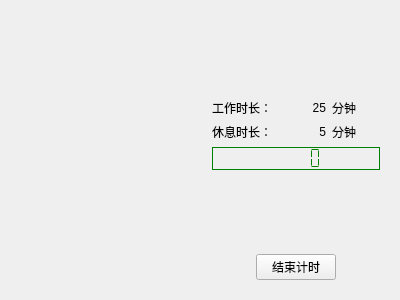
<?xml version="1.0" encoding="UTF-8"?>
<ui version="4.0">
 <class>TomatoTime</class>
 <widget class="QWidget" name="TomatoTime">
  <property name="geometry">
   <rect>
    <x>0</x>
    <y>0</y>
    <width>400</width>
    <height>300</height>
   </rect>
  </property>
  <property name="windowTitle">
   <string>Form</string>
  </property>
  <layout class="QHBoxLayout" name="horizontalLayout">
   <item>
    <widget class="QWidget" name="widget" native="true">
     <layout class="QVBoxLayout" name="verticalLayout">
      <item>
       <spacer name="verticalSpacer">
        <property name="orientation">
         <enum>Qt::Vertical</enum>
        </property>
        <property name="sizeHint" stdset="0">
         <size>
          <width>20</width>
          <height>40</height>
         </size>
        </property>
       </spacer>
      </item>
      <item>
       <layout class="QHBoxLayout" name="horizontalLayout_2">
        <item>
         <widget class="QLabel" name="status">
          <property name="sizePolicy">
           <sizepolicy hsizetype="Minimum" vsizetype="Minimum">
            <horstretch>1</horstretch>
            <verstretch>1</verstretch>
           </sizepolicy>
          </property>
          <property name="minimumSize">
           <size>
            <width>150</width>
            <height>150</height>
           </size>
          </property>
          <property name="maximumSize">
           <size>
            <width>150</width>
            <height>150</height>
           </size>
          </property>
          <property name="text">
           <string/>
          </property>
          <property name="pixmap">
           <pixmap resource="resources.qrc">:/res/working.png</pixmap>
          </property>
          <property name="scaledContents">
           <bool>true</bool>
          </property>
         </widget>
        </item>
       </layout>
      </item>
      <item>
       <spacer name="verticalSpacer_2">
        <property name="orientation">
         <enum>Qt::Vertical</enum>
        </property>
        <property name="sizeHint" stdset="0">
         <size>
          <width>20</width>
          <height>40</height>
         </size>
        </property>
       </spacer>
      </item>
     </layout>
    </widget>
   </item>
   <item>
    <widget class="QWidget" name="widget_2" native="true">
     <layout class="QGridLayout" name="gridLayout">
      <item row="2" column="0">
       <widget class="QLabel" name="label_4">
        <property name="text">
         <string>休息时长：</string>
        </property>
       </widget>
      </item>
      <item row="5" column="0" colspan="3">
       <layout class="QHBoxLayout" name="horizontalLayout_3">
        <item>
         <spacer name="horizontalSpacer">
          <property name="orientation">
           <enum>Qt::Horizontal</enum>
          </property>
          <property name="sizeHint" stdset="0">
           <size>
            <width>40</width>
            <height>20</height>
           </size>
          </property>
         </spacer>
        </item>
        <item>
         <widget class="QPushButton" name="end_btn">
          <property name="text">
           <string>结束计时</string>
          </property>
         </widget>
        </item>
        <item>
         <spacer name="horizontalSpacer_2">
          <property name="orientation">
           <enum>Qt::Horizontal</enum>
          </property>
          <property name="sizeHint" stdset="0">
           <size>
            <width>40</width>
            <height>20</height>
           </size>
          </property>
         </spacer>
        </item>
       </layout>
      </item>
      <item row="0" column="1">
       <spacer name="verticalSpacer_3">
        <property name="orientation">
         <enum>Qt::Vertical</enum>
        </property>
        <property name="sizeHint" stdset="0">
         <size>
          <width>20</width>
          <height>40</height>
         </size>
        </property>
       </spacer>
      </item>
      <item row="3" column="0" colspan="3">
       <widget class="QLCDNumber" name="lcd">
        <property name="styleSheet">
         <string notr="true">border: 1px solid green; color: green;</string>
        </property>
        <property name="smallDecimalPoint">
         <bool>false</bool>
        </property>
        <property name="digitCount">
         <number>5</number>
        </property>
        <property name="segmentStyle">
         <enum>QLCDNumber::Flat</enum>
        </property>
       </widget>
      </item>
      <item row="1" column="0">
       <widget class="QLabel" name="label">
        <property name="text">
         <string>工作时长：</string>
        </property>
       </widget>
      </item>
      <item row="2" column="2">
       <widget class="QLabel" name="label_6">
        <property name="text">
         <string>分钟</string>
        </property>
       </widget>
      </item>
      <item row="1" column="2">
       <widget class="QLabel" name="label_3">
        <property name="text">
         <string>分钟</string>
        </property>
       </widget>
      </item>
      <item row="2" column="1">
       <widget class="QLabel" name="rest_time">
        <property name="text">
         <string>5</string>
        </property>
        <property name="alignment">
         <set>Qt::AlignRight|Qt::AlignTrailing|Qt::AlignVCenter</set>
        </property>
       </widget>
      </item>
      <item row="4" column="1">
       <spacer name="verticalSpacer_4">
        <property name="orientation">
         <enum>Qt::Vertical</enum>
        </property>
        <property name="sizeHint" stdset="0">
         <size>
          <width>20</width>
          <height>40</height>
         </size>
        </property>
       </spacer>
      </item>
      <item row="1" column="1">
       <widget class="QLabel" name="work_time">
        <property name="text">
         <string>25</string>
        </property>
        <property name="alignment">
         <set>Qt::AlignRight|Qt::AlignTrailing|Qt::AlignVCenter</set>
        </property>
       </widget>
      </item>
     </layout>
    </widget>
   </item>
  </layout>
 </widget>
 <resources>
  <include location="resources.qrc"/>
 </resources>
 <connections/>
</ui>
